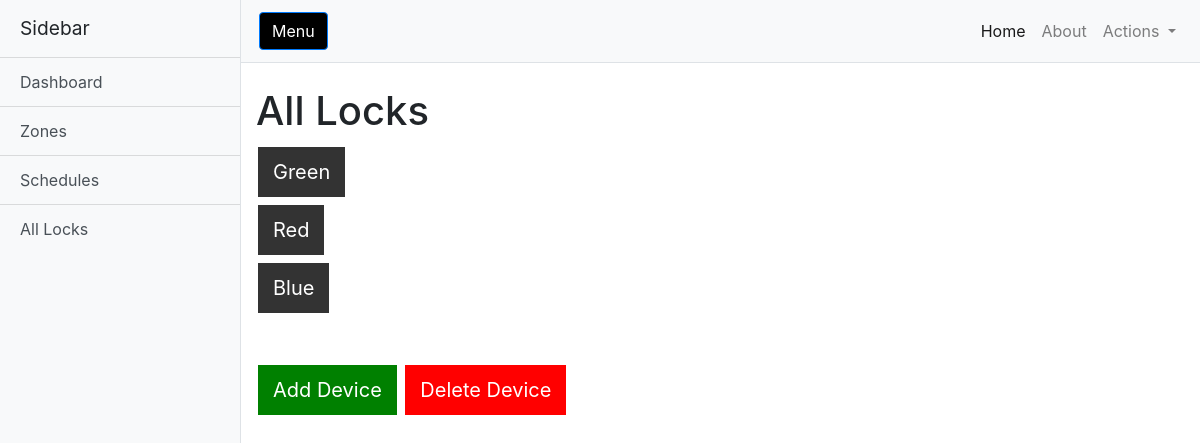
Page /all_locks on the earlier database version.
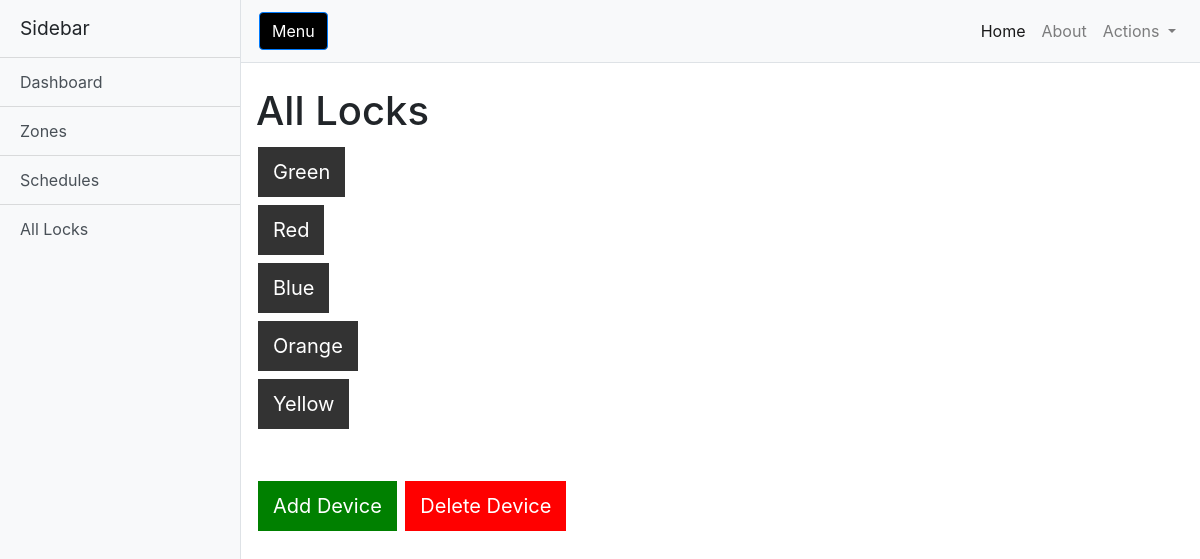
Same page on the later database version.
### dbschema.py (models this page shows)
class Lock(db.Model):
    id = db.Column(db.Integer, primary_key=True)
    lock_name=db.Column(db.String(20), unique = True, nullable= False)
    zone_id = db.Column(db.Integer,db.ForeignKey('zone.id'))

### webapp/webapprun.py (the view)
@app.route('/all_locks')
def all_locks():
	locks = Lock.query.all()
	return render_template("all_locks.html", title='All Locks', locks = locks)

### webapp/templates/all_locks.html (shortened to what this page needs)
<!DOCTYPE html>
<html lang="en">
<head>
  <link href="../static/vendor/bootstrap/css/bootstrap.min.css" rel="stylesheet">
  <link href="../static/css/simple-sidebar.css" rel="stylesheet">
</head>
<body>
  <div class="d-flex" id="wrapper">
    <div class="bg-light border-right" id="sidebar-wrapper">
      <div class="sidebar-heading">Sidebar </div>
      <div class="list-group list-group-flush">
        <a href="/" class="list-group-item list-group-item-action bg-light">Dashboard</a>
        <a href="zones" class="list-group-item list-group-item-action bg-light">Zones</a>
        <a href="schedules" class="list-group-item list-group-item-action bg-light">Schedules</a>
        <a href="all_locks" class="list-group-item list-group-item-action bg-light">All Locks</a>
      </div>
    </div>
    <div id="page-content-wrapper">
      <nav class="navbar navbar-expand-lg navbar-light bg-light border-bottom">
        <button class="btn btn-primary" id="menu-toggle" style= "background-color:black">Menu</button>
        <div class="collapse navbar-collapse" id="navbarSupportedContent">
          <ul class="navbar-nav ml-auto mt-2 mt-lg-0">
            <li class="nav-item active">
              <a class="nav-link" href="#">Home <span class="sr-only">(current)</span></a>
            </li>
            <li class="nav-item">
              <a class="nav-link" href="#">About</a>
            </li>
            <li class="nav-item dropdown">
              <a class="nav-link dropdown-toggle" href="#" id="navbarDropdown" role="button" data-toggle="dropdown" aria-haspopup="true" aria-expanded="false">
                Actions
              </a>
            </li>
          </ul>
        </div>
      </nav>
      <div class="container-fluid">
        <h1 class="mt-4">All Locks</h1>
        <ul>
          {% for lock in locks %}
          <li>
            <a href = "{{url_for('unlocked',lock=lock.lock_name)}}" class = "button">{{lock.lock_name}}</a></li>
          {% endfor %}
        </ul>
        <br>
          <a href="/Add_device" class = "button" style="background-color: green"> Add Device </a> <a href="/Delete_device" class = "button" style="background-color: red"> Delete Device </a>
      </div>
    </div>
  </div>
</body>
</html>

Differences in the rows shown:
added Lock: lock_name "Orange"
added Lock: lock_name "Yellow"
